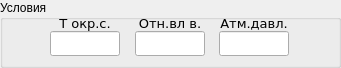
  <widget class="QGroupBox" name="groupBox_s_environmental_conditions">
   <property name="geometry">
    <rect>
     <x>445</x>
     <y>45</y>
     <width>341</width>
     <height>68</height>
    </rect>
   </property>
   <property name="autoFillBackground">
    <bool>false</bool>
   </property>
   <property name="styleSheet">
    <string notr="true"/>
   </property>
   <property name="inputMethodHints">
    <set>Qt::ImhNone</set>
   </property>
   <property name="title">
    <string>Условия</string>
   </property>
   <widget class="QLabel" name="label_s_t">
    <property name="geometry">
     <rect>
      <x>45</x>
      <y>15</y>
      <width>80</width>
      <height>16</height>
     </rect>
    </property>
    <property name="font">
     <font>
      <family>DejaVu Sans</family>
      <pointsize>10</pointsize>
      <weight>50</weight>
      <italic>false</italic>
      <bold>false</bold>
      <kerning>true</kerning>
     </font>
    </property>
    <property name="text">
     <string>Т окр.с.</string>
    </property>
    <property name="alignment">
     <set>Qt::AlignCenter</set>
    </property>
   </widget>
   <widget class="QLineEdit" name="s_t">
    <property name="enabled">
     <bool>true</bool>
    </property>
    <property name="geometry">
     <rect>
      <x>50</x>
      <y>31</y>
      <width>70</width>
      <height>25</height>
     </rect>
    </property>
    <property name="font">
     <font>
      <family>Segoe UI</family>
      <pointsize>11</pointsize>
      <weight>50</weight>
      <italic>false</italic>
      <bold>false</bold>
     </font>
    </property>
    <property name="whatsThis">
     <string>&lt;html&gt;&lt;head/&gt;&lt;body&gt;&lt;p&gt;Температура окружающего воздуха, °С&lt;/p&gt;&lt;/body&gt;&lt;/html&gt;</string>
    </property>
    <property name="inputMethodHints">
     <set>Qt::ImhNone</set>
    </property>
    <property name="maxLength">
     <number>100</number>
    </property>
    <property name="alignment">
     <set>Qt::AlignCenter</set>
    </property>
    <property name="readOnly">
     <bool>false</bool>
    </property>
   </widget>
   <widget class="QLabel" name="label_s_f">
    <property name="geometry">
     <rect>
      <x>130</x>
      <y>15</y>
      <width>80</width>
      <height>16</height>
     </rect>
    </property>
    <property name="font">
     <font>
      <family>DejaVu Sans</family>
      <pointsize>10</pointsize>
      <weight>50</weight>
      <italic>false</italic>
      <bold>false</bold>
      <kerning>true</kerning>
     </font>
    </property>
    <property name="text">
     <string>Отн.вл в.</string>
    </property>
    <property name="alignment">
     <set>Qt::AlignCenter</set>
    </property>
   </widget>
   <widget class="QLineEdit" name="s_f">
    <property name="enabled">
     <bool>true</bool>
    </property>
    <property name="geometry">
     <rect>
      <x>135</x>
      <y>31</y>
      <width>70</width>
      <height>25</height>
     </rect>
    </property>
    <property name="font">
     <font>
      <family>Segoe UI</family>
      <pointsize>11</pointsize>
      <weight>50</weight>
      <italic>false</italic>
      <bold>false</bold>
     </font>
    </property>
    <property name="whatsThis">
     <string>&lt;html&gt;&lt;head/&gt;&lt;body&gt;&lt;p&gt;Относительная влажность воздуха, %&lt;/p&gt;&lt;/body&gt;&lt;/html&gt;</string>
    </property>
    <property name="inputMethodHints">
     <set>Qt::ImhNone</set>
    </property>
    <property name="maxLength">
     <number>100</number>
    </property>
    <property name="alignment">
     <set>Qt::AlignCenter</set>
    </property>
    <property name="readOnly">
     <bool>false</bool>
    </property>
   </widget>
   <widget class="QLabel" name="label_s_p">
    <property name="geometry">
     <rect>
      <x>214</x>
      <y>15</y>
      <width>80</width>
      <height>16</height>
     </rect>
    </property>
    <property name="font">
     <font>
      <family>DejaVu Sans</family>
      <pointsize>10</pointsize>
      <weight>50</weight>
      <italic>false</italic>
      <bold>false</bold>
      <kerning>true</kerning>
     </font>
    </property>
    <property name="text">
     <string>Атм.давл.</string>
    </property>
    <property name="alignment">
     <set>Qt::AlignCenter</set>
    </property>
   </widget>
   <widget class="QLineEdit" name="s_p">
    <property name="enabled">
     <bool>true</bool>
    </property>
    <property name="geometry">
     <rect>
      <x>219</x>
      <y>31</y>
      <width>70</width>
      <height>25</height>
     </rect>
    </property>
    <property name="font">
     <font>
      <family>Segoe UI</family>
      <pointsize>11</pointsize>
      <weight>50</weight>
      <italic>false</italic>
      <bold>false</bold>
     </font>
    </property>
    <property name="whatsThis">
     <string>&lt;html&gt;&lt;head/&gt;&lt;body&gt;&lt;p&gt;Атмосферное давление, кПа (мм рт.ст)&lt;/p&gt;&lt;/body&gt;&lt;/html&gt;</string>
    </property>
    <property name="inputMethodHints">
     <set>Qt::ImhNone</set>
    </property>
    <property name="maxLength">
     <number>100</number>
    </property>
    <property name="alignment">
     <set>Qt::AlignCenter</set>
    </property>
    <property name="readOnly">
     <bool>false</bool>
    </property>
   </widget>
  </widget>
